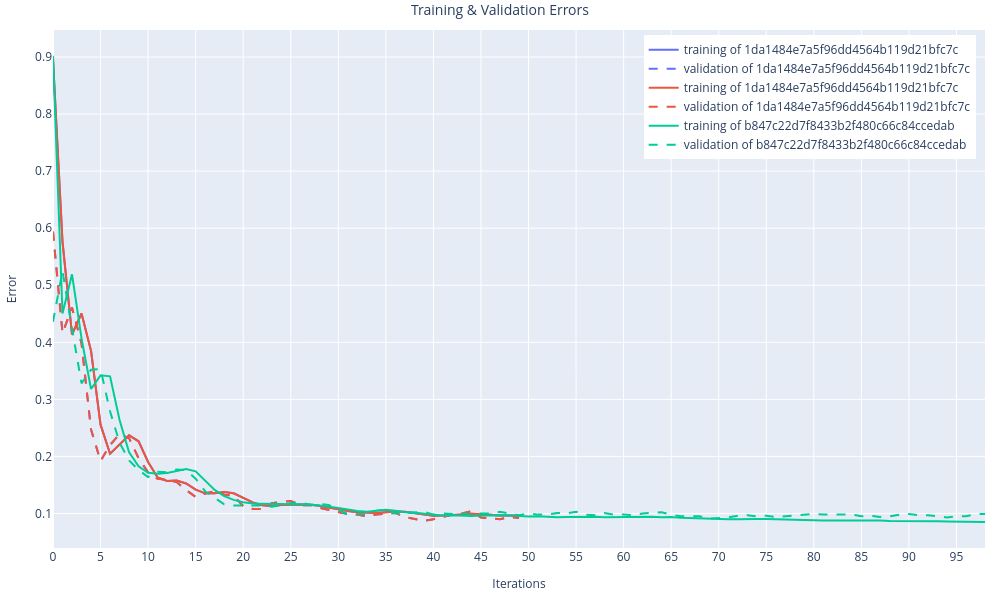

The notebook cell saved with this chart:
### Code cell
VisUtils.multi_line_plot(
    x_ticks_inc=5
    , y_axis_label="Error"
    , x_axis_label="Iterations"
    , title=f"Training & Validation Errors"
    , x=[
        iter_idx for iter_idx in range(
            0
            , max(
                top_runs
                , key=lambda run: run.idps[-1].iter_idx
            ).idps[-1].iter_idx
        )
    ]
    , yss_legend=[
        [
            f"{error_type} of {run.id}" for error_type in ["training", "validation"]
        ] for run in top_runs
    ]
    , yss=[
        [
            [idp.train_edp.error for idp in run.idps]
            , [idp.val_edp.error for idp in run.idps]
        ] for run in top_runs
    ]
)
